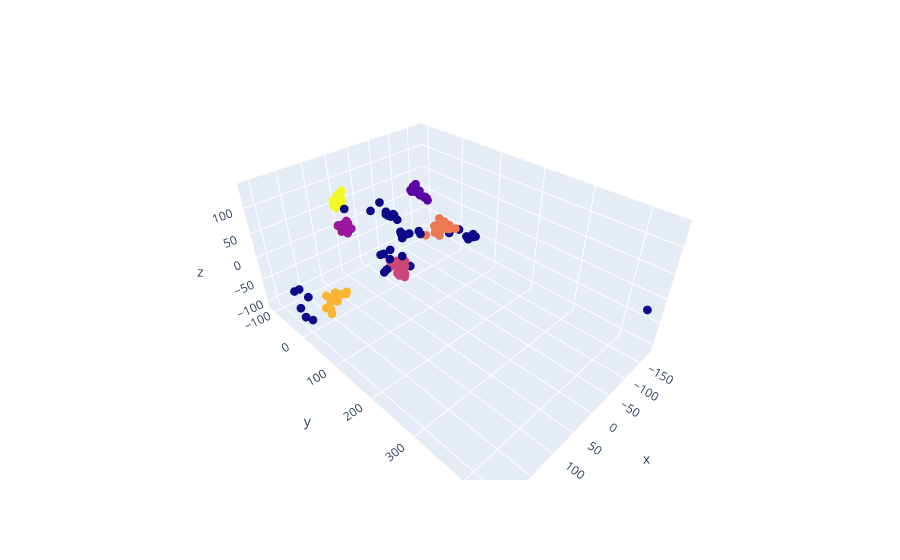

The code cell stored with this chart in its notebook:
### Code cell
fig = px.scatter_3d(None, x=principalDf['pc1'], y=principalDf['pc2'],z=principalDf['pc3'], color = Y_dbscan)
fig.update_traces(marker=dict(size=3))
fig.update(layout_coloraxis_showscale=False)
fig.show()

### Figure 1 — Plotly figure (JSON) as saved in the notebook; plotly's stock layout.template omitted (floating-point values rounded to 4 significant figures; data arrays with more than 128 entries replaced by an {"elided": "..."} marker saying what was removed)
{"data": [{"hovertemplate": "x=%{x}<br>y=%{y}<br>z=%{z}<br>color=%{marker.color}<extra></extra>", "legendgroup": "", "marker": {"color": {"elided": "165 int values"}, "coloraxis": "coloraxis", "size": 3, "symbol": "circle"}, "mode": "markers", "name": "", "scene": "scene", "showlegend": false, "type": "scatter3d", "x": {"elided": "165 float values"}, "y": {"elided": "165 float values"}, "z": {"elided": "165 float values"}}], "layout": {"coloraxis": {"colorbar": {"title": {"text": "color"}}, "colorscale": [[0, "#0d0887"], [0.1111, "#46039f"], [0.2222, "#7201a8"], [0.3333, "#9c179e"], [0.4444, "#bd3786"], [0.5556, "#d8576b"], [0.6667, "#ed7953"], [0.7778, "#fb9f3a"], [0.8889, "#fdca26"], [1, "#f0f921"]], "showscale": false}, "legend": {"tracegroupgap": 0}, "margin": {"t": 60}, "scene": {"domain": {"x": [0, 1], "y": [0, 1]}, "xaxis": {"title": {"text": "x"}}, "yaxis": {"title": {"text": "y"}}, "zaxis": {"title": {"text": "z"}}}}}
